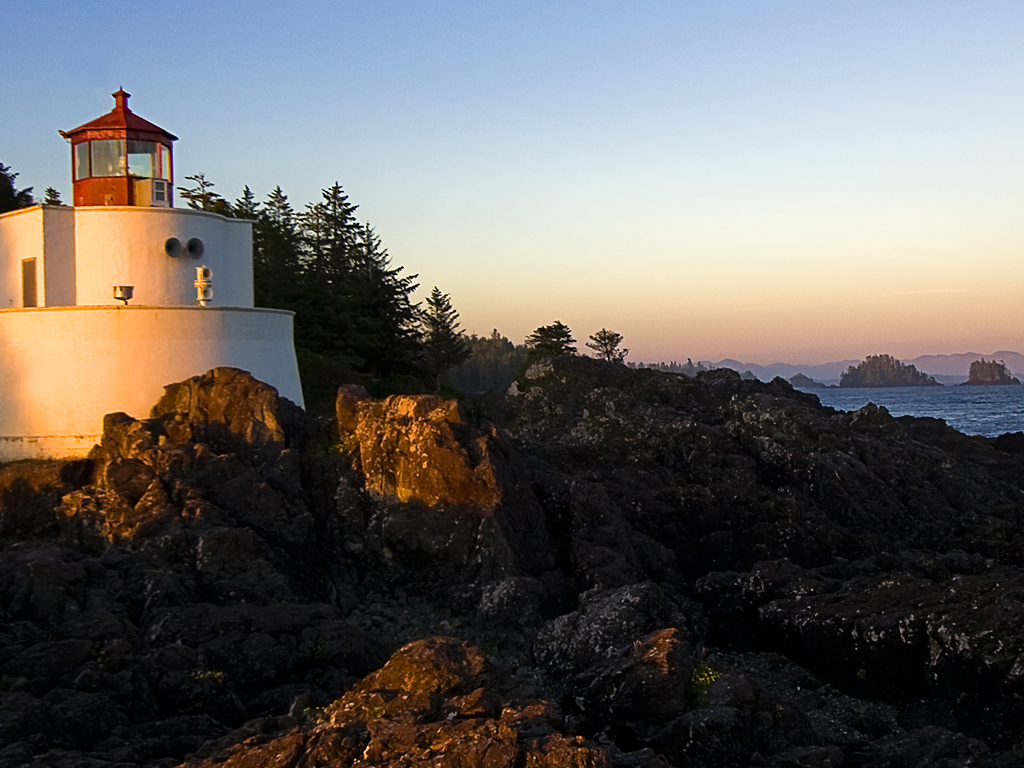
//> input picture testOpenCv/Lighthouse.jpg, 1024 x 768 px
$ ./testBW   (built with g++ and OpenCV 4)
//> lines starting //> are read from the running program, lines starting //| are printed output that depends on the picture; after the words box and inside, x2 and y2 are one past the last pixel; in counts of white or black regions, pixels touching at a corner belong together
#include "opencv2/highgui/highgui.hpp"
#include <iostream>
#include <opencv2/imgproc/imgproc.hpp>

using namespace cv;
using namespace std;

int main(int argc, const char** argv)
{
	//read the image data in the file "MyPic.JPG" and store it in 'img'
	Mat img = imread("Lighthouse.jpg", CV_LOAD_IMAGE_UNCHANGED);
//> img is the input picture: 768 rows x 1024 cols, CV_8UC3; mean B, G, R 98.4, 100.9, 104.2
	//check whether the image is loaded or not
	if (img.empty())
	{
		cout << "Error : Image cannot be loaded..!!" << endl;
		//system("pause"); //wait for a key press
		return -1;
	}
	// Convert images to gray scale;
	Mat img_gray = imread("Lighthouse.jpg", CV_LOAD_IMAGE_GRAYSCALE);
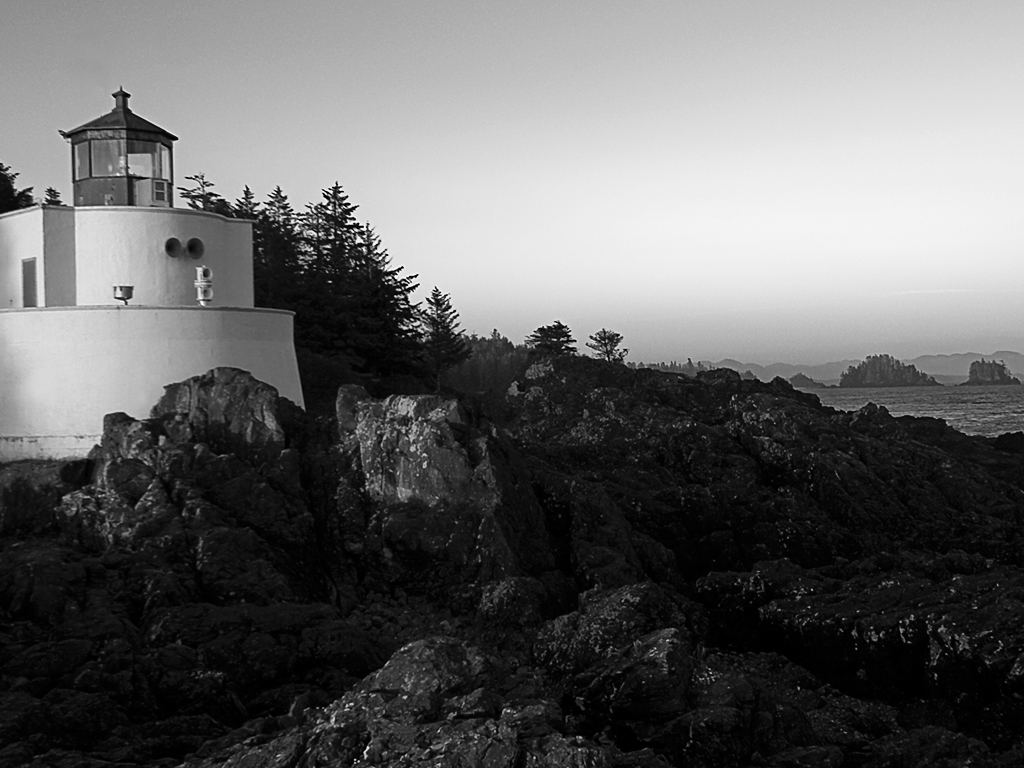
//> img_gray: 768 rows x 1024 cols, CV_8UC1; min 0, max 255, mean 101.6
	// Convert images to gray scale;
	int threshold;
	cout << "Enter the threshold value for binary image: " << endl;
	cin >> threshold;
//> the answer given: 100
	// valid threshold input
	if (threshold<0 && threshold>255)
	{
		cout << " Please enter the valid threshold value: " << endl;
		//system("pause"); //wait for a key press
		return -1;
	}
	Mat img_bw = img_gray > threshold;
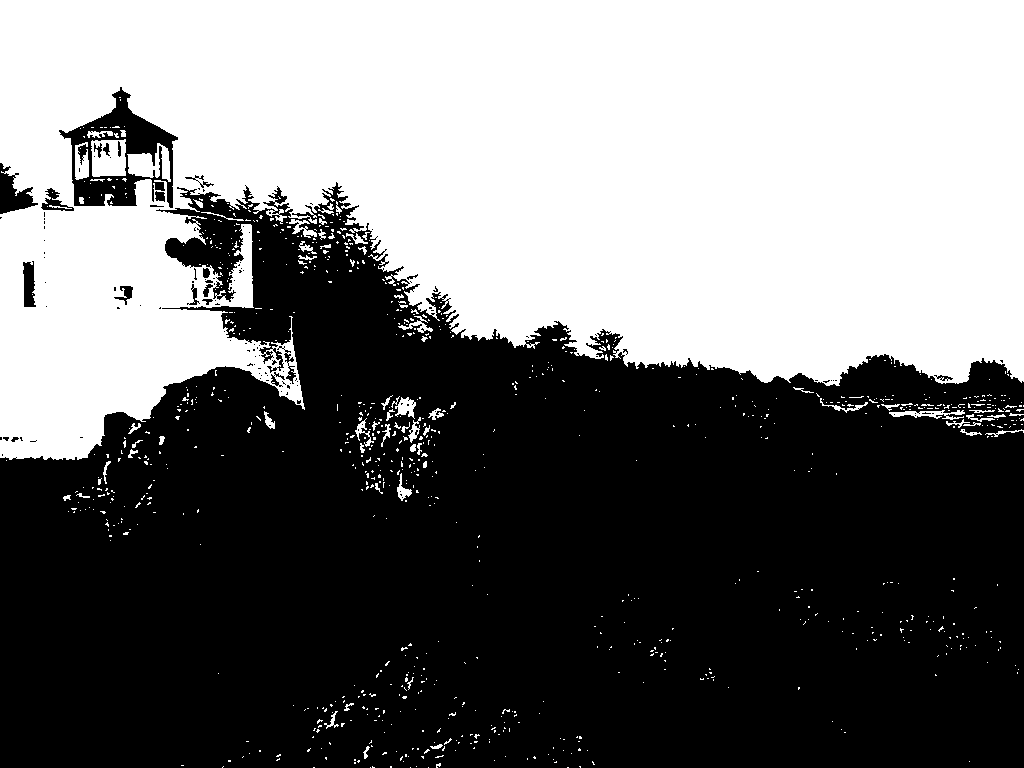
//> img_bw: 768 rows x 1024 cols, CV_8UC1; 45.1% white; 928 white regions (857 under 20 px), largest, box (x1, y1, x2, y2) and area: (0, 0, 1024, 460) 345060, (91, 139, 126, 177) 1083, (127, 143, 171, 182) 946
	imwrite("lightHouse_bw.jpg", img_bw);

	//create a window with the name "MyWindow"
	namedWindow("InputImage", CV_WINDOW_AUTOSIZE);
	namedWindow("BWImage", CV_WINDOW_AUTOSIZE);

	//display the image which is stored in the 'img' in the "MyWindow" window
	imshow("InputImage", img);
	imshow("BWImage", img_bw);
	waitKey(0); //wait infinite time for a keypress
	//destroy the window with the name, "MyWindow"
	destroyWindow("InputImage");
	destroyWindow("BWImage");
	return 0;
}

$ run again, with testOpenCv/TestData_2.jpg copied over testOpenCv/Lighthouse.jpg
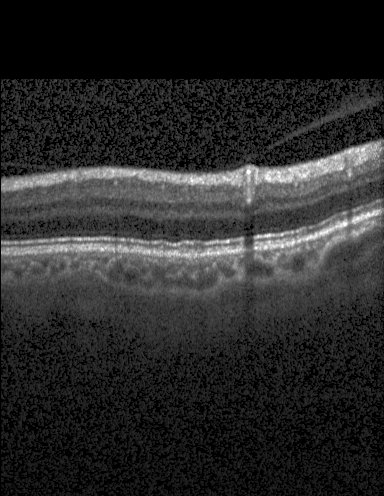
//> input picture testOpenCv/TestData_2.jpg, 384 x 496 px
//> img is the input picture: 496 rows x 384 cols, CV_8UC1; min 0, max 255, mean 41.5
//> `Mat img_bw = img_gray > threshold;`:
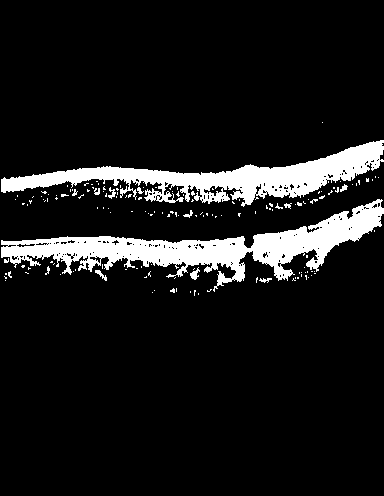
//> img_bw: 496 rows x 384 cols, CV_8UC1; 10.2% white; 157 white regions (144 under 20 px), largest, box (x1, y1, x2, y2) and area: (1, 199, 384, 292) 10154, (1, 140, 384, 207) 8264, (190, 267, 200, 280) 63

$ run again, with testOpenCv/TestData_4.jpg copied over testOpenCv/Lighthouse.jpg
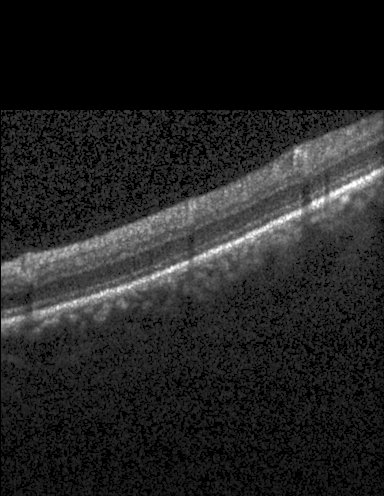
//> input picture testOpenCv/TestData_4.jpg, 384 x 496 px
//> img is the input picture: 496 rows x 384 cols, CV_8UC1; min 0, max 255, mean 34.4
//> `Mat img_bw = img_gray > threshold;`:
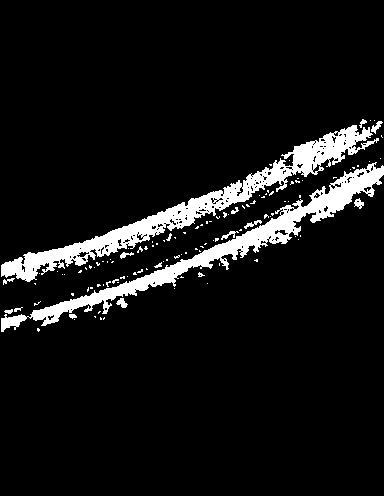
//> img_bw: 496 rows x 384 cols, CV_8UC1; 7.9% white; 116 white regions (100 under 20 px), largest, box (x1, y1, x2, y2) and area: (1, 125, 379, 282) 7440, (1, 162, 384, 332) 6518, (116, 298, 128, 308) 67

$ run again, with testOpenCv/TestData_4_bil.jpg copied over testOpenCv/Lighthouse.jpg
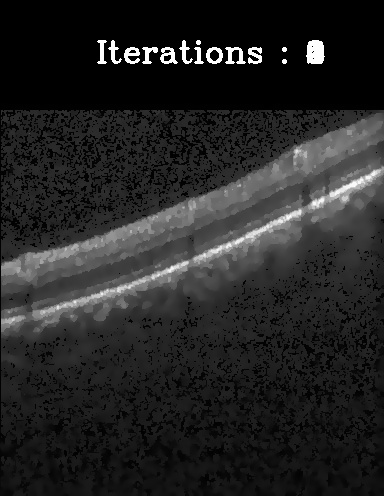
//> input picture testOpenCv/TestData_4_bil.jpg, 384 x 496 px
//> img is the input picture: 496 rows x 384 cols, CV_8UC1; min 0, max 255, mean 37.1
//> `Mat img_bw = img_gray > threshold;`:
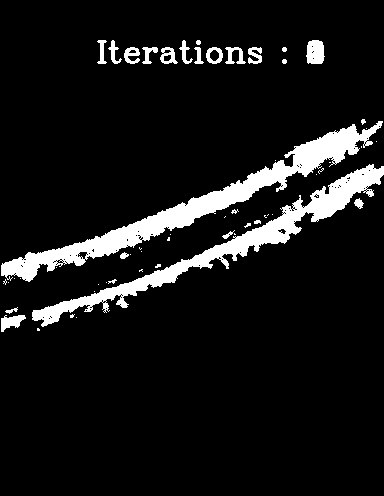
//> img_bw: 496 rows x 384 cols, CV_8UC1; 8.8% white; 56 white regions (31 under 20 px), largest, box (x1, y1, x2, y2) and area: (1, 121, 383, 282) 7928, (32, 164, 384, 327) 6353, (306, 40, 325, 64) 380
